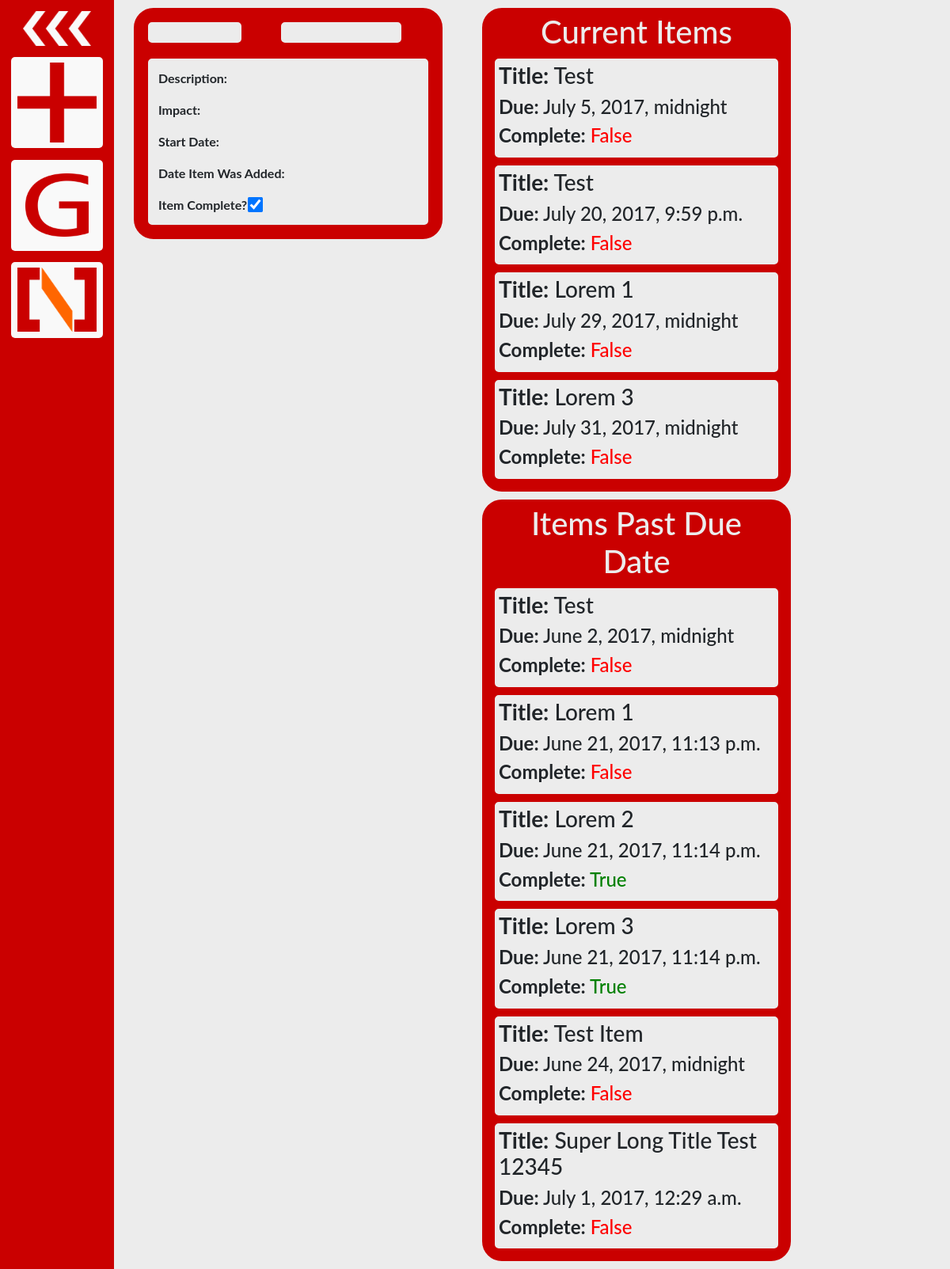
/todo/, run on the app's committed database.
### todo/models.py (models this page shows, shortened)
class Item(models.Model):
    title_text = models.CharField(max_length=200)
    desc_text = models.TextField()
    impact_text = models.TextField()
    start_date = models.DateTimeField()
    due_date = models.DateTimeField()
    priority = models.FloatField()
    complete = models.BooleanField()
    add_date = models.DateTimeField()

### todo/views.py (the view)
def index(request):
    template_name = 'todo/index.html'
    context_object_name = 'item_list'
    todo_items = Item.objects.filter(due_date__gte=timezone.now()).order_by('due_date')
    past_items = Item.objects.filter(due_date__lt=timezone.now()).order_by('due_date')
    return render(request, template_name,
                  {context_object_name: todo_items,
                   'past_items': past_items})

### todo/templates/todo/index.html (shortened to what this page needs)
{% extends "todo/base.html" %}
{% block content %}
<div class="container-fluid">
  <div class="row">
    <div class="col-md-5 panel">
      <div id="todo_item">
        <div>
          <div class="row">
            <div class="col-xl-5 col-lg-12 col-sm-12">
              <h1 class="item_header" id="json_title_text"></h1>
            </div>
            <div class="col-xl-6 col-lg-12 col-sm-12">
              <h1 class="item_header" id="json_due_date"></h1>
            </div>
          </div>
          <div class="item_body">
            <p><b>Description:</b><div id="json_desc_text"></div></p>
            <p><b>Impact:</b><div id="json_impact_text"></div></p>
            <p><b>Start Date:</b><div id="json_start_date"></div></p>
            <p><b>Date Item Was Added:</b><div id="json_add_date"></div></p>
            <b>Item Complete? </b><input id="-1" type="checkbox" name="item_complete" checked>
          </div>
        </div>
      </div>
    </div>
    <div id="todo_list" class="col-md-5 panel">
      <div id = "todo_container">
        <div class="col-md-12" style="text-align: center; color: #ecececff;">
          <h1>Current Items</h1>
        </div>
        {% for item in item_list %}
        <div class="item" id = {{item.id}}>
          <div class="item_info">
            <h3><b>Title:</b> {{item.title_text}}</h3>
            <h4><b>Due:</b> {{item.due_date}}</h4>
            <h4><div class="complete_info" id = {{item.id}}>
              {% if item.complete %}
                <b>Complete:</b> <span style='color: green'>{{item.complete}}</span>
              {% else %}
                <b>Complete:</b> <span style='color: red'>{{item.complete}}</span>
              {% endif %}
            </div></h4>
          </div>
        </div>
        {% endfor %}
      </div>
      <div id = "todo_container">
        <div class="col-md-12" style="text-align: center; color: #ecececff;">
          <h1>Items Past Due Date</h1>
        </div>
        {% for item in past_items %}
        <div class="item" id = {{item.id}}>
          <div class="item_info">
            <h3><b>Title:</b> {{item.title_text}}</h3>
            <h4><b>Due:</b> {{item.due_date}}</h4>
            <h4><div class="complete_info" id = {{item.id}}>
              {% if item.complete %}
                <b>Complete:</b> <span style='color: green'>{{item.complete}}</span>
              {% else %}
                <b>Complete:</b> <span style='color: red'>{{item.complete}}</span>
              {% endif %}
            </div></h4>
          </div>
        </div>
        {% endfor %}
      </div>
    </div>
  </div>
</div>
{% endblock %}

### todo/static/todo/style.css (style rules this page uses)
body { background-color: #ecececff; }
.item { transition: all 0.4s ease 0s; margin: 10px; }
.item_info { background-color: #ecececff; border-style: solid; border-color: #ecececff; border-width: 5px; border-radius: 5px; }
#todo_item { margin: 10px; padding: 5px; border-style: solid; border-color: #ca0000ff; border-radius: 25px; background-color: #ca0000ff; transition: all 0.3s ease; }
.item_header { background-color: #ecececff; border-style: solid; border-color: #ecececff; border-radius: 5px; margin: 10px; padding: 10px; font-size: 1.7em; }
.item_body { background-color: #ecececff; border-style: solid; border-color: #ecececff; border-radius: 5px; margin: 10px; padding: 10px; }
input[type=checkbox] { transform: scale(1.5); }
#todo_container { margin: 10px; padding: 3px; border-style: solid; border-color: #ca0000ff; border-radius: 25px; background-color: #ca0000ff; }
#json_title_text, #json_due_date { font-weight: bold }

### todo/static/todo/side_nav.css (style rules this page uses)
body { font-family: "Lato", sans-serif; transition: background-color .5s; }

### data on the page
Item: title_text "Test", due_date "July 5, 2017, midnight", complete "False"
Item: title_text "Test", due_date "July 20, 2017, 9:59 p.m.", complete "False"
Item: title_text "Lorem 1", due_date "July 29, 2017, midnight", complete "False"
Item: title_text "Lorem 3", due_date "July 31, 2017, midnight", complete "False"
Item: title_text "Test", due_date "June 2, 2017, midnight", complete "False"
Item: title_text "Lorem 1", due_date "June 21, 2017, 11:13 p.m.", complete "False"
Item: title_text "Lorem 2", due_date "June 21, 2017, 11:14 p.m.", complete "True"
Item: title_text "Lorem 3", due_date "June 21, 2017, 11:14 p.m.", complete "True"
Item: title_text "Test Item", due_date "June 24, 2017, midnight", complete "False"
Item: title_text "Super Long Title Test 12345", due_date "July 1, 2017, 12:29 a.m.", complete "False"
